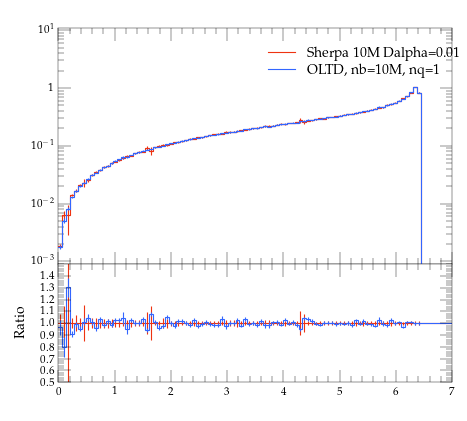

Reproduce this figure in Python.
#! /usr/bin/env python

# This Python script was auto-generated using YODA v2.0.0.
# Analysis object: /evtb/cutEg_t_pt
# Timestamp: 13-04-2024 (07:56:31)

import matplotlib as mpl
import matplotlib.pyplot as plt
mpl.use('Agg') # comment out for interactive use
import os
import numpy as np

plotDir = os.path.split(os.path.realpath(__file__))[0]
if 'YODA_USER_PLOT_PATH' in globals():
    plot_outdir = globals()['YODA_USER_PLOT_PATH']
else:
    plot_outdir = plotDir

#plot style
plt.style.use(os.path.join(plotDir, '../default.mplstyle'))
# plot metadata
figW, figH = plt.rcParams['figure.figsize']
ax_xLabel = r''
ax_yLabel = r''
ax_title  = r''
ax_xScale = 'linear'
ax_yScale = 'log'
xLims = (0.0, 7.0)
yLims = (0.0009000000000000001, 11.0)

# TeX-friendly labels for the legend
labels = [ r"Sherpa 10M Dalpha=0.01", r"OLTD, nb=10M, nq=1" ]

# Create figure and axis objects
fig, (ax, ratio0_ax) = plt.subplots(2, 1, sharex=True,
                  figsize=(figW,figH), gridspec_kw={'height_ratios': (2, 1)})
ratio0_ax.yaxis.set_major_locator(mpl.ticker.MultipleLocator(0.1))
ratio0_ax.set_ylim(0.5, 1.4999)
ratio0_ax.set_ylabel('Ratio')

# LineColor map: curve index -> color
linecolors = {0: '#EE3311', 1: '#3366FF'}
# the numerical data is stored in a separate file
dataf = dict()
prefix = os.path.split(__file__)[0]
if prefix:    prefix = prefix + '/'
exec(open(prefix+'cutEg_t_pt__data.py').read(), dataf)


legend_handles = [] # keep track of handles for the legend

# style options for curves
# starts at zorder>=5 to draw curve on top of legend
styles = {
  'curve0': {
    'color' : linecolors[0],
    'linestyle' : '-',
    'marker' : 'o',
    'zorder' : 5,
    'histstyle' : True,
  },
  'curve1': {
    'color' : linecolors[1],
    'linestyle' : '-',
    'marker' : 'o',
    'zorder' : 6,
    'histstyle' : True,
  },
}
# curve from input yoda files in main panel
for label in dataf['yvals'].keys():
    if all(np.isnan(v) for v in dataf['yvals'][label]):
        continue
    tmp = None
    if styles[label]['histstyle']: # draw as histogram
        tmp, = ax.plot(dataf['xedges'], dataf['yedges'][label],
                       color=styles[label]['color'],
                       linestyle=styles[label]['linestyle'],
                       drawstyle='steps-pre', solid_joinstyle='miter',
                       zorder=styles[label]['zorder'], label=label)
        ax.errorbar(dataf['xpoints'], dataf['yvals'][label], color=styles[label]['color'],
                    xerr=dataf['xerrs'], yerr=[dataf['ydowns'][label], dataf['yups'][label]],
                    linestyle='none', zorder=styles[label]['zorder'])
    else: # draw as scatter
        tmp = ax.errorbar(dataf['xpoints'], dataf['yvals'][label],
                          xerr=dataf['xerrs'],
                          yerr=[ dataf['ydowns'][label],
                          dataf['yups'][label] ],
                          fmt=styles[label]['marker'],
                          ecolor=styles[label]['color'],
                          color=styles[label]['color'], zorder=2)
        tmp[-1][0].set_linestyle(styles[label]['linestyle'])
    legend_handles += [tmp]
    for varLabel in dataf['variation_yvals'].keys():
        if varLabel.startswith(label):
            tmp, = ax.plot(dataf['xedges'], dataf['variation_yvals'][varLabel],
                           color=styles[label]['color'],
                           linestyle=styles[label]['linestyle'],
                           drawstyle='steps-pre', solid_joinstyle='miter',
                           zorder=styles[label]['zorder'], alpha=0.5)


# plots on ratio panel
# curve from input yoda files in ratio panel
for label, yvals in dataf['ratio0_yvals'].items():
    if all(np.isnan(v) for v in yvals):
        continue
    if styles[label]['histstyle']: # plot as histogram
        ratio0_ax.plot(dataf['xedges'], yvals,
                       color=styles[label]['color'],
                       linestyle=styles[label]['linestyle'],
                       drawstyle='steps-pre', zorder=1,
                       solid_joinstyle='miter')
        ratio0_ax.vlines(dataf['xpoints'],
                         dataf['ratio0_ymin'][label],
                         dataf['ratio0_ymax'][label],
                         color=styles[label]['color'], zorder=1)
    else: # plot as scatter
        tmp = ratio0_ax.errorbar(dataf['xpoints'],
                                 yvals, xerr=dataf['xerrs'],
                                 yerr=dataf['ratio0_yerrs'][label],
                                 fmt=styles[label]['marker'],
                                 ecolor=styles[label]['color'],
                                 color=styles[label]['color'])
        tmp[-1][0].set_linestyle(styles[label]['linestyle'])

    for varlabel in dataf['ratio0_variation_vals'].keys():
        if varlabel.startswith(label):
            ratio0_ax.plot(dataf['xedges'],
                            dataf['ratio0_variation_vals'][varlabel],
                            color=styles[label]['color'],
                            linestyle=styles[label]['linestyle'],
                            drawstyle='steps-pre', solid_joinstyle='miter',
                            zorder=1, alpha=0.5)

legend_pos = (0.5, 0.97)
ax.legend(legend_handles, labels, loc='upper left', bbox_to_anchor=legend_pos)

# set plot metadata as defined above
ratio0_ax.set_xlabel(ax_xLabel)
ratio0_ax.xaxis.set_label_coords(1., -.15)
ax.set_ylabel(ax_yLabel, loc='top')
ax.set_title(ax_title, loc='left')
ax.set_xscale(ax_xScale)
ax.set_yscale(ax_yScale)
ax.set_xlim(xLims)
ax.set_ylim(yLims)

# tick formatting
plt.rcParams['xtick.top'] = True
plt.rcParams['ytick.right'] = True
ax.yaxis.set_major_locator(mpl.ticker.LogLocator(base=10.0, numticks=np.inf))
ax.yaxis.set_minor_locator(mpl.ticker.LogLocator(
                           base=10.0, subs=np.arange(0.1, 1, 0.1), numticks=np.inf))
fig.align_ylabels((ax, ratio0_ax))
plt.savefig(os.path.join(plot_outdir, 'cutEg_t_pt.pdf'), format='PDF')
plt.savefig(os.path.join(plot_outdir, 'cutEg_t_pt.png'), format='PNG')

plt.close(fig)
